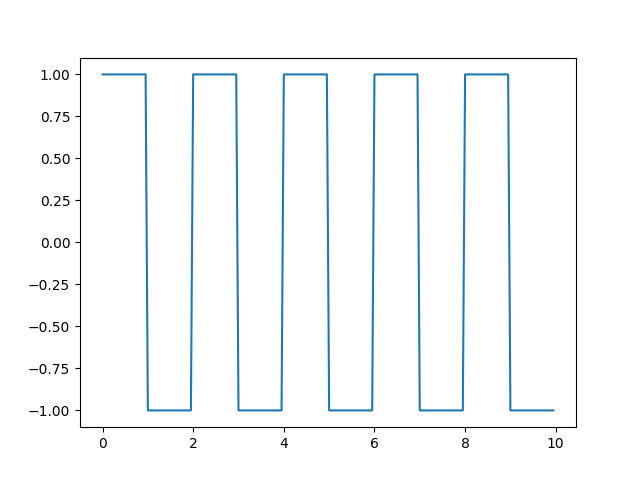

This figure's Python source:
import numpy as np
from matplotlib import pyplot as plt


x = np.arange(0, 10, 0.05)
# 50% 矩形波
y = (np.floor(x) % 2 == 0) * 2 - 1
plt.plot(x, y)
plt.savefig('./square_wave.png')
